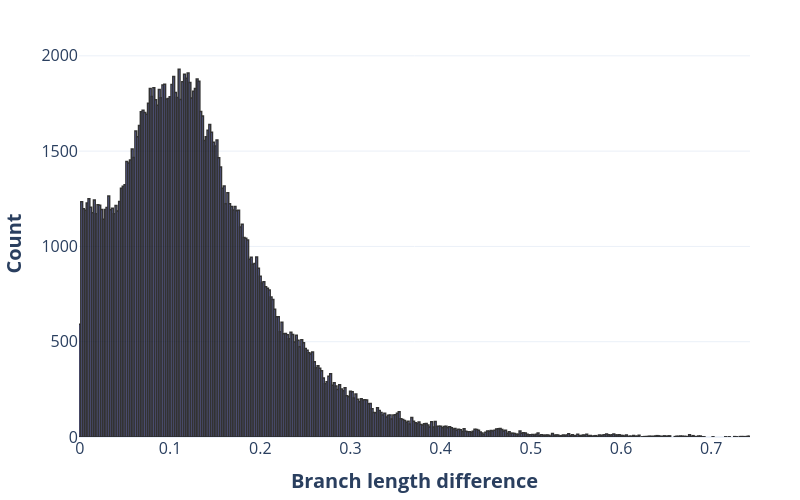

This figure's notebook cell:
### Code cell
# Create the histogram with density normalization
fig = px.histogram(
    branch_length_range,
    labels={"x": "Branch length difference", "y": "Density"},
    title=None,
    # histnorm='density'  # Normalize the histogram to density
)

# Update layout for presentation
fig.update_layout(
    template="plotly_white",
    margin=dict(l=50, r=50, t=50, b=50),  # Adjust margins for a balanced look
    autosize=True,
    yaxis_title="<b>Count</b>",  # Explicit y-axis title
    xaxis_title="<b>Branch length difference</b>",  # Explicit x-axis title
    yaxis_title_font=dict(size=20),  # Adjust y-axis font size
    xaxis_title_font=dict(size=20),  # Adjust x-axis font size
    font=dict(size=16),  # General font size for labels and titles
    width=800,  # Set figure width (optional for better control)
    height=500,  # Set figure height (optional for better control)
    showlegend=False,  # Remove the legend
)

# Set transparency level and add a solid line around each bar
fig.update_traces(
    opacity=0.8,  # Set the transparency (0 = fully transparent, 1 = fully opaque)
    marker_line_color="black",  # Color of the line around each bar
    marker_line_width=1.5,  # Width of the line around each bar
)
# fig.add_shape(
#     type="line",
#     x0=0.23, y0=0, x1=0.23, y1=7700,
#     line=dict(color="red", width=3, dash="dashdot"),
# )

fig.show()

### Figure 1 — Plotly figure (JSON) as saved in the notebook; plotly's stock layout.template omitted (floating-point values rounded to 4 significant figures; data arrays with more than 128 entries replaced by an {"elided": "..."} marker saying what was removed)
{"data": [{"bingroup": "x", "hovertemplate": "variable=0<br>value=%{x}<br>count=%{y}<extra></extra>", "legendgroup": "0", "marker": {"color": "#636efa", "line": {"color": "black", "width": 1.5}, "pattern": {"shape": ""}}, "name": "0", "opacity": 0.8, "orientation": "v", "showlegend": true, "type": "histogram", "x": {"elided": "177167 float values"}, "xaxis": "x", "yaxis": "y"}], "layout": {"autosize": true, "barmode": "relative", "font": {"size": 16}, "height": 500, "legend": {"title": {"text": "variable"}, "tracegroupgap": 0}, "margin": {"b": 50, "l": 50, "r": 50, "t": 50}, "showlegend": false, "width": 800, "xaxis": {"anchor": "y", "domain": [0, 1], "title": {"font": {"size": 20}, "text": "<b>Branch length difference</b>"}}, "yaxis": {"anchor": "x", "domain": [0, 1], "title": {"font": {"size": 20}, "text": "<b>Count</b>"}}}}
